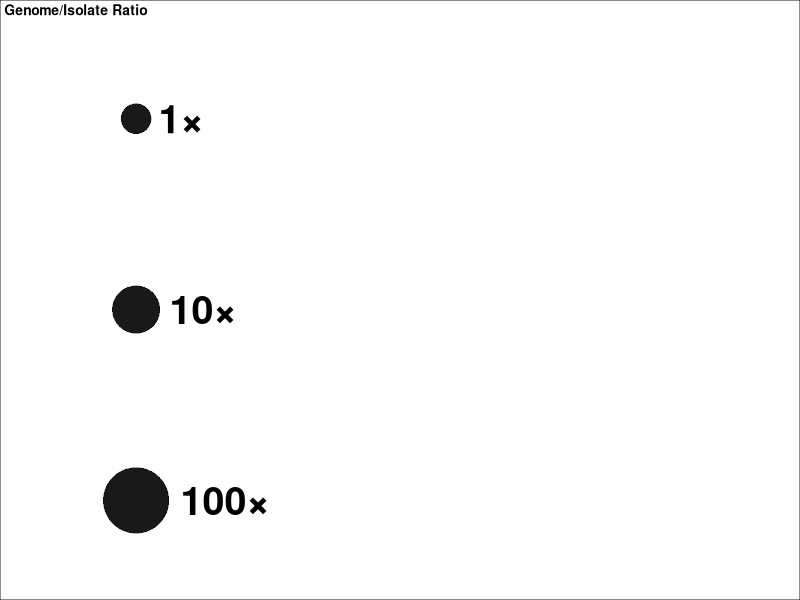
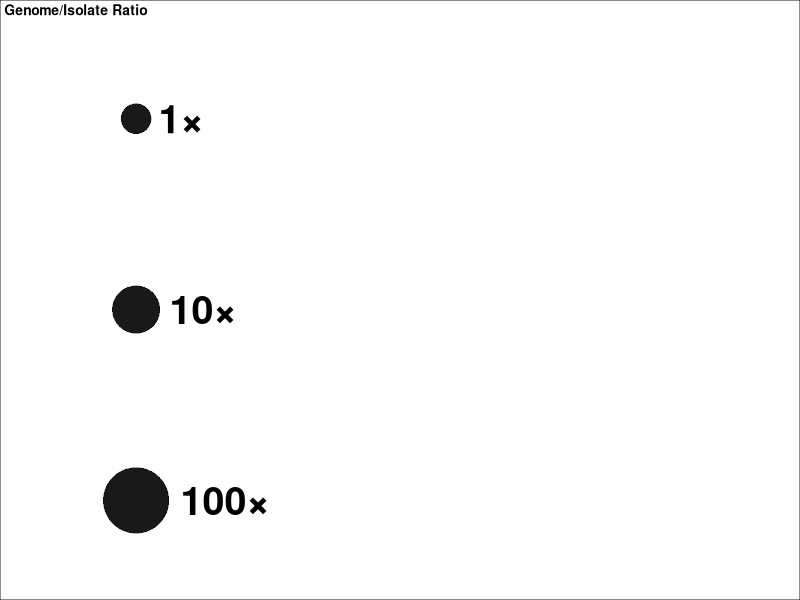
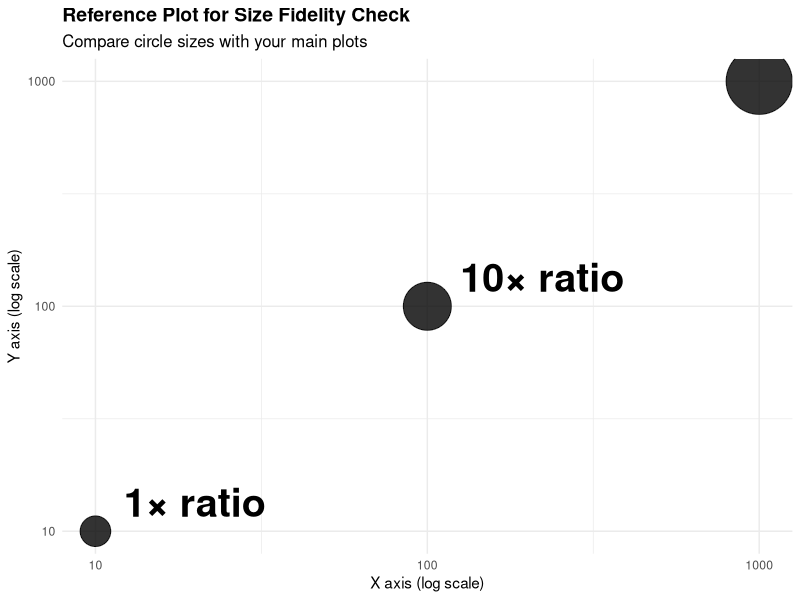
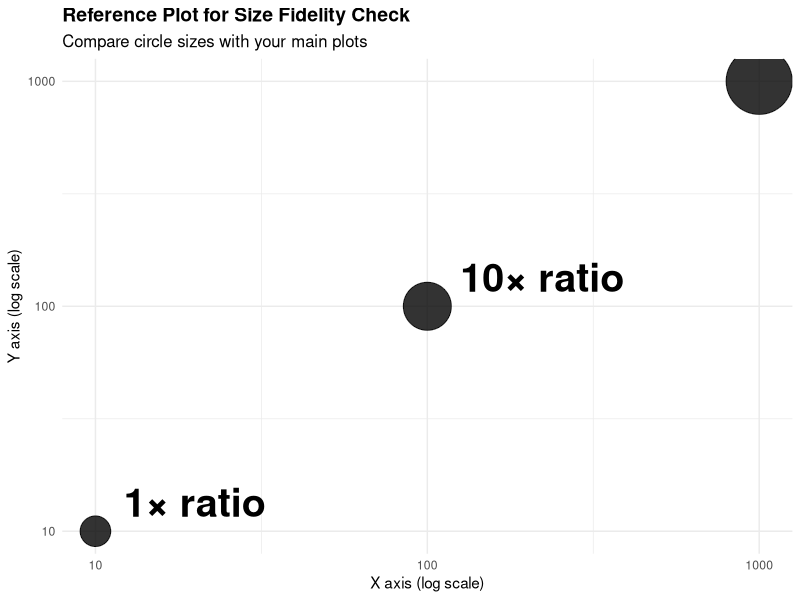

Source code (R) for these figures, in order:
#!/usr/bin/env Rscript
# Circle Size Legend Generator
# Created: 2025-01-26
# Purpose: Create a standalone circle size legend that matches both 16S and 18S mega visuals
# This legend can be manually added to figures in external applications

# Load required libraries
suppressPackageStartupMessages({
  library(ggplot2)
  library(scales)
  library(cowplot)
})

# Set working directory to script location
script_dir <- dirname(normalizePath(ifelse(interactive(), 
                                          file.path(getwd(), "create_circle_size_legend.R"),
                                          commandArgs(trailingOnly = FALSE)[4])))
setwd(script_dir)

# Configuration matching the mega visual scripts
config <- list(
  output_dir = file.path("final_visualizations"),
  size_range = c(10, 22),  # Same as both 16S and 18S scripts
  dpi = 300,
  legend_width = 4,   # Wider to accommodate labels moved far right
  legend_height = 2.5, # Compact height for 3 circles
  background_color = "white"
)

# Create output directory
if (!dir.exists(config$output_dir)) dir.create(config$output_dir, recursive = TRUE)

# Function to create representative circle size data (simplified to 3 examples)
create_representative_data <- function() {
  # Create 3 representative Genome/Isolate ratios that span the typical range
  # Based on analysis of actual data ranges from both 16S and 18S datasets

  # Three key ratios: low, medium, high
  genome_isolate_ratios <- c(1.0, 10.0, 100.0)

  # Apply the same transformation as both mega visual scripts
  circle_size_raw <- sqrt(genome_isolate_ratios)

  # Normalize using the same approach (3 + 9 * normalized)
  min_raw <- min(circle_size_raw)
  max_raw <- max(circle_size_raw)
  circle_sizes <- 3 + 9 * (circle_size_raw - min_raw) / (max_raw - min_raw)

  # Create data frame
  data.frame(
    Genome_Isolate_Ratio = genome_isolate_ratios,
    Circle_Size = circle_sizes,
    Label = paste0(genome_isolate_ratios, "×")
  )
}

# Create the circle size legend
create_circle_size_legend <- function() {
  # Get representative data
  legend_data <- create_representative_data()
  
  cat("Circle size legend data:\n")
  print(legend_data)
  
  # Create compact legend with circles vertically stacked and labels far to the right
  legend_plot <- ggplot(legend_data, aes(x = 0, y = rev(seq_along(Genome_Isolate_Ratio)))) +
    geom_point(aes(size = Circle_Size), color = "black", alpha = 0.9, stroke = 0.2) +
    geom_text(aes(label = Label), hjust = -0.5, size = 10, fontface = "bold", color = "black") +
    scale_size_continuous(range = config$size_range, guide = "none") +
    scale_x_continuous(limits = c(-0.5, 2.5), expand = c(0, 0)) +
    scale_y_continuous(limits = c(0.5, length(legend_data$Genome_Isolate_Ratio) + 0.5),
                      expand = c(0, 0)) +
    labs(title = "Genome/Isolate Ratio") +
    theme_void() +
    theme(
      plot.title = element_text(size = 10, face = "bold", hjust = 0,
                               margin = margin(b = 3)),
      plot.background = element_rect(fill = "white", color = "black", linewidth = 0.3),
      plot.margin = margin(3, 3, 3, 3)
    )
  
  return(legend_plot)
}

# Create reference comparison plot for fidelity checking
create_reference_plot <- function() {
  # Create a simple scatter plot with the same 3 ratios for consistency
  ref_data <- data.frame(
    x = c(10, 100, 1000),
    y = c(10, 100, 1000),
    ratio = c(1, 10, 100),
    size_raw = sqrt(c(1, 10, 100))
  )
  
  # Apply same transformation
  min_raw <- min(ref_data$size_raw)
  max_raw <- max(ref_data$size_raw)
  ref_data$circle_size <- 3 + 9 * (ref_data$size_raw - min_raw) / (max_raw - min_raw)
  
  ref_plot <- ggplot(ref_data, aes(x = x, y = y)) +
    geom_point(aes(size = circle_size), color = "black", alpha = 0.8) +
    geom_text(aes(label = paste0(ratio, "× ratio")),
              hjust = -0.2, vjust = -0.5, size = 10, fontface = "bold") +
    scale_size_continuous(range = config$size_range, guide = "none") +
    scale_x_log10() +
    scale_y_log10() +
    labs(title = "Reference Plot for Size Fidelity Check",
         subtitle = "Compare circle sizes with your main plots",
         x = "X axis (log scale)", y = "Y axis (log scale)") +
    theme_minimal() +
    theme(
      plot.title = element_text(size = 14, face = "bold"),
      plot.subtitle = element_text(size = 12),
      plot.background = element_rect(fill = config$background_color, color = NA),
      panel.background = element_rect(fill = config$background_color, color = NA)
    )
  
  return(ref_plot)
}

# Main function
main <- function() {
  cat("Creating Circle Size Legend\n")
  cat("===========================\n")
  
  # Create the legend
  legend_plot <- create_circle_size_legend()
  
  # Create reference plot
  reference_plot <- create_reference_plot()
  
  # Save the legend
  legend_file_png <- file.path(config$output_dir, "circle_size_legend.png")
  legend_file_pdf <- file.path(config$output_dir, "circle_size_legend.pdf")
  
  cat(paste("Saving circle size legend to:", legend_file_png, "\n"))
  ggsave(legend_file_png, legend_plot,
         width = config$legend_width, height = config$legend_height,
         dpi = config$dpi, bg = config$background_color, limitsize = FALSE,
         units = "in")
  
  ggsave(legend_file_pdf, legend_plot,
         width = config$legend_width, height = config$legend_height,
         dpi = config$dpi, bg = config$background_color, limitsize = FALSE,
         units = "in")
  
  # Save the reference plot
  ref_file_png <- file.path(config$output_dir, "circle_size_reference.png")
  ref_file_pdf <- file.path(config$output_dir, "circle_size_reference.pdf")
  
  cat(paste("Saving reference plot to:", ref_file_png, "\n"))
  ggsave(ref_file_png, reference_plot,
         width = 8, height = 6,
         dpi = config$dpi, bg = config$background_color, limitsize = FALSE,
         units = "in")
  
  ggsave(ref_file_pdf, reference_plot,
         width = 8, height = 6,
         dpi = config$dpi, bg = config$background_color, limitsize = FALSE,
         units = "in")
  
  cat("✅ Circle size legend creation complete!\n")
  cat(paste("   Legend files:", legend_file_png, "and", legend_file_pdf, "\n"))
  cat(paste("   Reference files:", ref_file_png, "and", ref_file_pdf, "\n"))
  cat(paste("   Legend dimensions:", config$legend_width, "x", config$legend_height, "inches\n"))
  cat(paste("   DPI:", config$dpi, "\n"))
  
  # Print scaling information
  cat("\n📏 SCALING FIDELITY GUIDE:\n")
  cat("========================\n")
  cat("1. Open your main plot and the reference plot side by side\n")
  cat("2. Compare circle sizes for the same ratios (1×, 10×, 100×)\n")
  cat("3. If circles don't match, adjust legend scale proportionally\n")
  cat("4. The legend uses the same size_range (10-22) and transformation\n")
  cat("5. At 300 DPI, circles should match exactly when imported at 100% scale\n")
}

# Run the legend creation
if (!interactive()) main()
